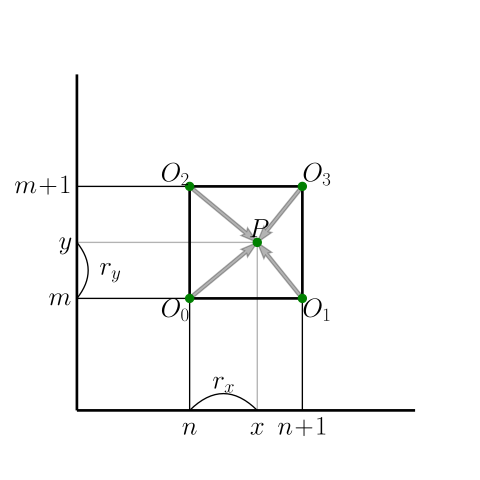

Here is the Python script that generated this plot:
import numpy as np
import matplotlib.pyplot as plt
from matplotlib import patches
from matplotlib.path import Path

plt.rcParams["text.usetex"] = True

fig,ax = plt.subplots(figsize=(5,5))

def arrow(x,y,dx,dy,color):
    options={"x":x,"y":y,"dx":dx,"dy":dy,"width":0.03,
             "color":color,
             "length_includes_head":True,
             "overhang":0.1,
             "head_length":0.15}
    arrow = patches.FancyArrow(**options)
    ax.add_patch(arrow)

def line(x0,y0,x1,y1,color="black",lw=2):
    line=plt.Polygon([(x0,y0),(x1,y1)],
                     facecolor=(0,0,0,0),edgecolor=color,lw=lw)
    ax.add_patch(line)

line(0,0,3,0)
line(0,0,0,3)

ax.plot(1.6,1.5,marker="o",color="green")
ax.plot(1,1,marker="o",color="green")
ax.plot(2,1,marker="o",color="green")
ax.plot(1,2,marker="o",color="green")
ax.plot(2,2,marker="o",color="green")

box=plt.Rectangle((1,1),1,1,facecolor=(0,0,0,0),edgecolor="black",lw=2)
ax.add_patch(box)

arrow(1,1,0.6,0.5,color=(0,0,0,0.3))
arrow(2,1,-0.4,0.5,color=(0,0,0,0.3))
arrow(1,2,0.6,-0.5,color=(0,0,0,0.3))
arrow(2,2,-0.4,-0.5,color=(0,0,0,0.3))


line(1.6,0,1.6,1.5,color=(0,0,0,0.3),lw=1)
line(0,1.5,1.6,1.5,color=(0,0,0,0.3),lw=1)

line(1,0,1,1,lw=1)
line(2,0,2,1,lw=1)
line(0,1,1,1,lw=1)
line(0,2,1,2,lw=1)

verts1=np.array([[1,0],[1.3,0.3], [1.6,0]])
codes1=[Path.MOVETO,Path.CURVE3,Path.CURVE3]
path1=Path(verts1, codes1)
patch1=patches.PathPatch(path1, edgecolor='black', facecolor=(0,0,0,0),lw=1)
ax.add_patch(patch1)

verts1=np.array([[0,1],[0.2,1.25], [0,1.5]])
codes1=[Path.MOVETO,Path.CURVE3,Path.CURVE3]
path1=Path(verts1, codes1)
patch1=patches.PathPatch(path1, edgecolor='black', facecolor=(0,0,0,0),lw=1)
ax.add_patch(patch1)

#ax.set(ylim=(-1,1))
#ax.set(xlim=(0.5,2.5))

ax.text(1.6,1.5,r"$P$",va="bottom",ha="center",fontsize=20)

ax.text(1,1,r"$O_0$",va="top",ha="right",fontsize=20)
ax.text(2,1,r"$O_1$",va="top",ha="left",fontsize=20)
ax.text(1,2,r"$O_2$",va="bottom",ha="right",fontsize=20)
ax.text(2,2,r"$O_3$",va="bottom",ha="left",fontsize=20)

ax.text(1.6,-0.05,r"$x$",va="top",ha="center",fontsize=20)
ax.text(1,-0.05,r"$n$",va="top",ha="center",fontsize=20)
ax.text(2,-0.05,r"$n\!+\!1$",va="top",ha="center",fontsize=20)
ax.text(1.3,0.15,r"$r_x$",va="bottom",ha="center",fontsize=20)

ax.text(-0.05,1.5,r"$y$",va="center",ha="right",fontsize=20)
ax.text(-0.05,1,r"$m$",va="center",ha="right",fontsize=20)
ax.text(-0.05,2,r"$m\!+\!1$",va="center",ha="right",fontsize=20)
ax.text(0.2,1.25,r"$r_y$",va="center",ha="left",fontsize=20)

#ax.text(1,0.8,r"$n=int(x)$",va="bottom",ha="left",fontsize=20)
#ax.text(1,0.5,r"$r=x-int(x)$",va="bottom",ha="left",fontsize=20)

ax.axis("off")
plt.show()
